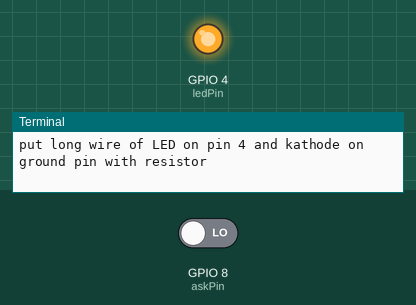
This program was run on a simulated Raspberry Pi (BCM pin numbers). On the bench: output pins drawn as LEDs (lit = HIGH), the last lines printed to the terminal. The inputs (shaded band) are chosen by the test bench; at power-on: GPIO 8 (askPin) LOW. At 3.0 s the program stops and its outputs stay as they are.

Above: at 0.1 s.
At 3.1 s:
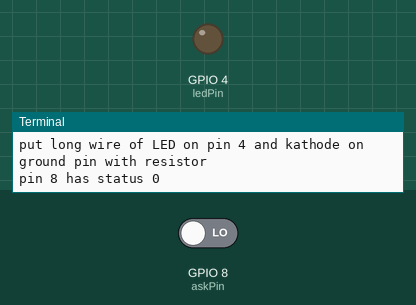
Timing chart, 0 to 4.5 s (numbered marks = the images above):
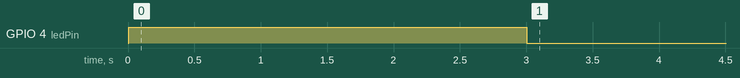

Measured:
- by itself, GPIO 4 (ledPin): LOW → HIGH at 0.00 s, → LOW 3.0 s later

The program:

led.py
```python
# https://www.elektronik-kompendium.de/sites/raspberry-pi/2611171.htm
import time
import pigpio
pi = pigpio.pi()
if not pi.connected:
    print('no pigpio')
    exit(0)

ledPin = 4
print('put long wire of LED on pin ' + str(ledPin) + ' and kathode on ground pin with resistor')

pi.set_mode(ledPin, pigpio.OUTPUT)
pi.write(ledPin, 1)
time.sleep(3)
pi.write(ledPin, 0)
askPin = 8
pi.set_mode(askPin, pigpio.INPUT)
print ("pin " + str(askPin) + " has status " + str(pi.read(askPin)))
```
